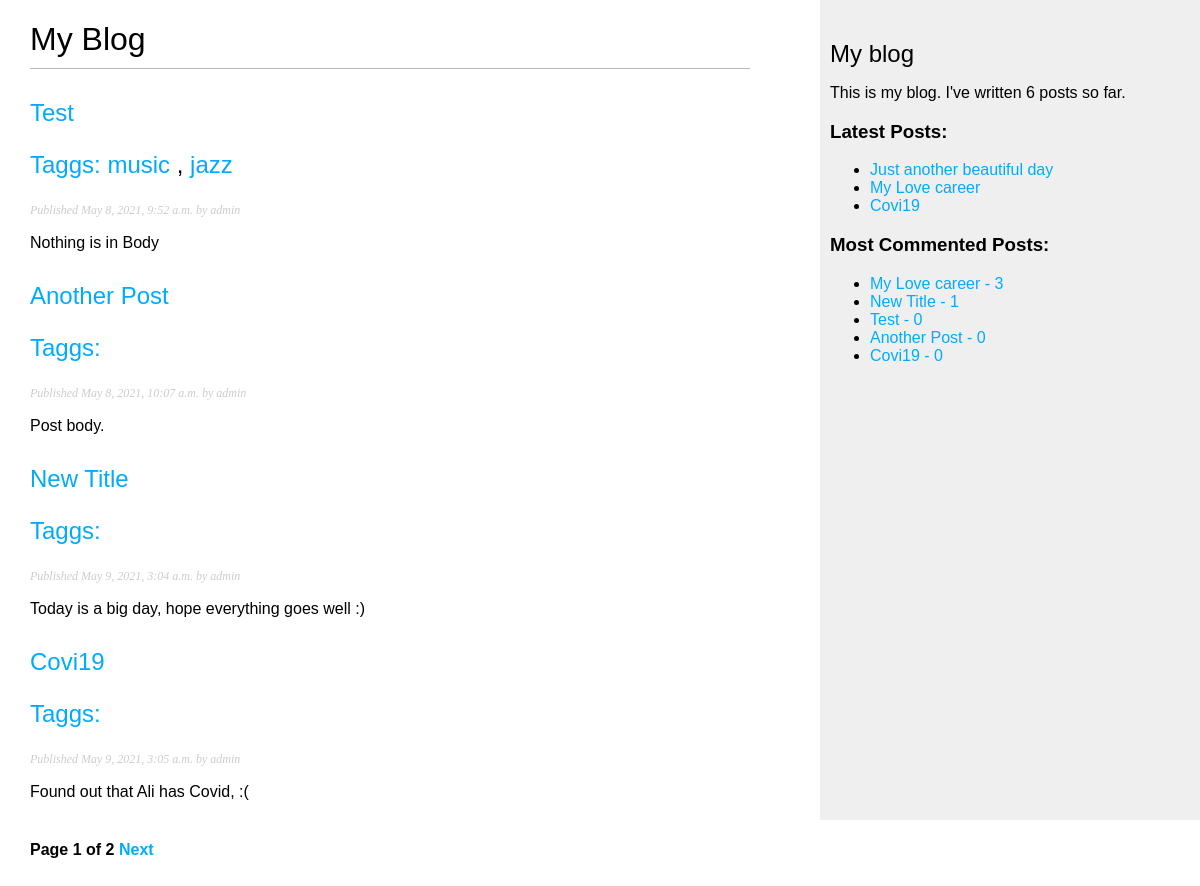
The page /blog/ on the database as committed earlier.
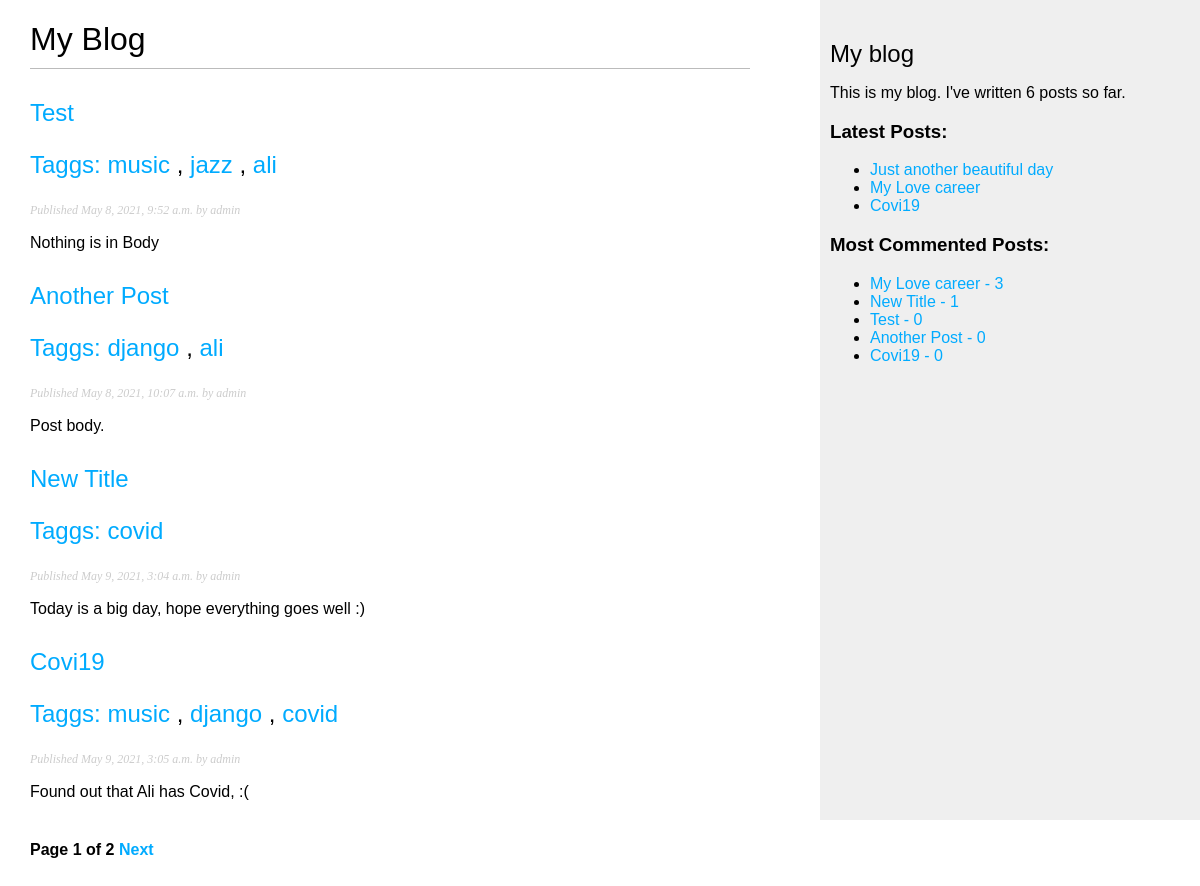
The same page on the database as committed later.
### blog/models.py (models this page shows, shortened)
class Post(models.Model):
    STATUS_CHOICES = (
        ('draft', 'Draft'),
        ('published', 'Published')
    )
    title = models.CharField(max_length = 250)
    slug = models.SlugField(max_length=250, unique_for_date='publish')
    author = models.ForeignKey(User, on_delete=models.CASCADE, related_name='blog_posts')
    body = models.TextField()
    publish = models.DateTimeField(default=timezone.now)
    created = models.DateTimeField(auto_now_add=True)
    updated = models.DateTimeField(auto_now=True)
    status = models.CharField(max_length=10, choices=STATUS_CHOICES, default='draft')
    taggs = TaggableManager()
    class Meta:
        ordering = ('publish',)
    objects = models.Manager()
    published = PublishedManager()
    def get_absolute_url(self):
        return reverse("blog:post_detail", args=[
            self.publish.year,
            self.publish.month,
            self.publish.day,
            self.slug
        ])

### blog/views.py (the view)
# urls.py: path('', views.post_list, name='post_list'),
def post_list(request, tag_slug=None):
    object_list = Post.published.all()
    tag = None
    if tag_slug:
        print(object_list)
        tag = get_object_or_404(Tag, slug=tag_slug)
        object_list = object_list.filter(taggs__in = [tag])
    paginator = Paginator(object_list,4)
    page = request.GET.get('page')
    try:
        posts = paginator.page(page)
    except PageNotAnInteger:
        posts = paginator.page(1)
    except EmptyPage:
        posts = paginator.page(paginator.num_pages)
    return render(request, 'blog/post/list.html', {'page' : page ,
                                                   'posts': posts,
                                                   'tag':tag})

### blog/models.py (called while the page is built)
    def get_queryset(self):
        return super(PublishedManager, self).get_queryset().filter(status='published')

### blog/templatetags/blog_tags.py (called while the page is built)
@register.simple_tag
def total_posts():
    return Post.published.count()

@register.inclusion_tag('blog/post/latest_posts.html')
def show_latest_posts(count=5):
    latest_posts = Post.published.all().order_by('-publish')[:count]
    return {'latest_posts' : latest_posts}

@register.simple_tag
def get_most_commented_posts(count=5):
    return Post.published.annotate(total_comments = Count('comments')).order_by('-total_comments')[:count]

@register.filter(name='markdown')
def markdown_format(text):
    return mark_safe(markdown.markdown(text))

### blog/templates/blog/post/list.html (shortened to what this page needs)
{% extends "blog/base.html" %}
{% load blog_tags %}
{% block content %}
<h1>My Blog</h1>
{% for post in posts %}
<h2>
<a href="{{ post.get_absolute_url }}">
{{ post.title }}
<p class="tags">Taggs:
    {% for tag in post.taggs.all %}
        <a href="{% url 'blog:post_list_by_tag' tag.slug %}">
            {{ tag.name }}
        </a>
    {% if not forloop.last %}, {% endif %}
    {% endfor %}
</p>
</a>
</h2>
<p class="date">
Published {{ post.publish }} by {{ post.author }}
</p>
{{ post.body|markdown|truncatewords:30 }}
{% endfor %}
{% include "pagination.html" with page=posts %}
{% endblock %}

### blog/templates/blog/base.html (shortened to what this page needs)
{% load blog_tags %}
{% load static %}
<html>
<head>
    <link href="{% static "css/blog.css" %}" rel="stylesheet">
</head>
<body>
    <div id="content">
        {% block content %}
        {% endblock %}
    </div>
    <div id="sidebar">
        <h2>My blog</h2>
        <p>This is my blog. I've written {% total_posts %} posts so far.</p>
        <h3>Latest Posts:</h3>
        {% show_latest_posts 3 %}
        <h3>Most Commented Posts:</h3>
        {% get_most_commented_posts as most_commented_posts %}
        <ul>
        {% for post in most_commented_posts %}
            <li>
                <a href="{{ post.get_absolute_url }}">{{ post.title }} - {{post.total_comments}}</a>
            </li>
        {% endfor %}
        </ul>
    </div>
</body>
</html>

### blog/templates/pagination.html (shortened to what this page needs)
<div class="pagination">
    <span class="step-links">
    <span class="current">
        Page {{ page.number }} of {{ page.paginator.num_pages }}
    </span>
        {% if page.has_next %}
            <a href="?page={{ page.next_page_number }}">Next</a>
        {% endif %}
    </span>
</div>

### blog/templates/blog/post/latest_posts.html
<ul>
    {% for post in latest_posts %}
        <li>
            <a href="{{ post.get_absolute_url }}">{{ post.title }}</a>
        </li>
    {% endfor %}
</ul>

### blog/static/css/blog.css (style rules this page uses)
body { margin:0; padding:0; font-family:helvetica, sans-serif; }
a { color:#00abff; text-decoration:none; }
h1 { font-weight:normal; border-bottom:1px solid #bbb; padding:0 0 10px 0; }
h2 { font-weight:normal; margin:30px 0 0; }
#content { float:left; width:60%; padding:0 0 0 30px; }
#sidebar { float:right; width:30%; padding:10px; background:#efefef; height:100%; }
p.date { color:#ccc; font-family: georgia, serif; font-size: 12px; font-style: italic; }
.pagination { margin:40px 0; font-weight:bold; }

Rows that differ between the two databases and show on the page:
shown differently, row unchanged: Tag "jazz": now shows ","
added Tag: name "ali"
changed Post "Another Post": gains Tag (name "django")
added Tag: name "covid"
changed Post "Covi19": gains Tag (name "django"); gains Tag (name "music")
